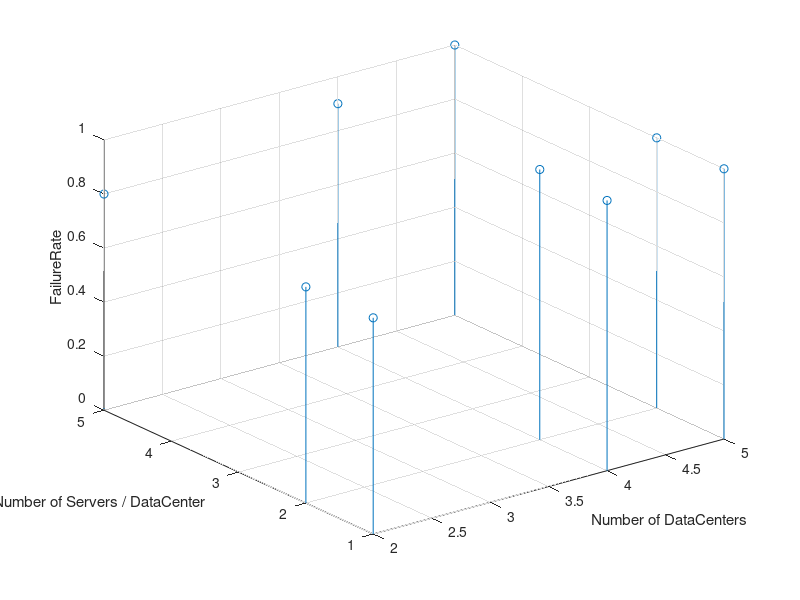
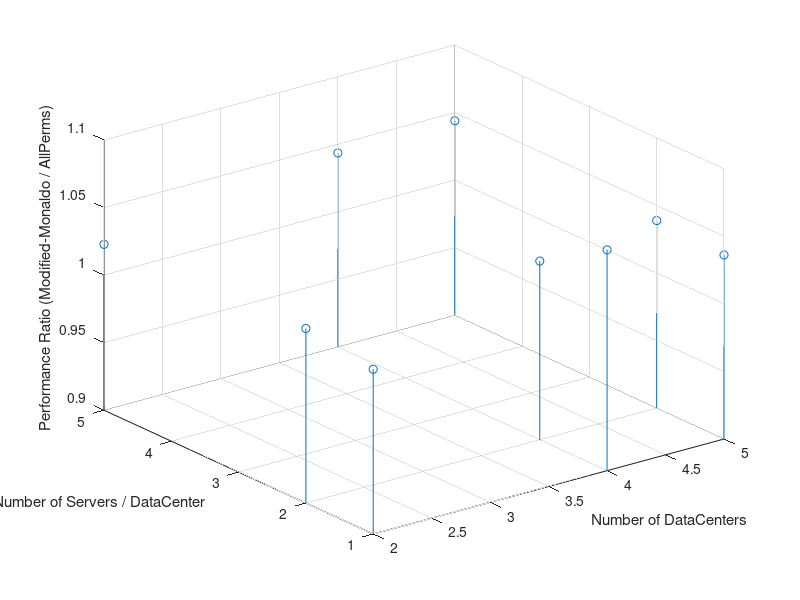

The MATLAB script that drew these images, in order:
%% load Data
load('exhaust_experiment1.mat');

%% All

% plot Number of DataCenters (X) and Number of Servers / DataCenter (Y)
%   against FailureRate
figure
stem3(Inputs(:,3),Inputs(:,4),Outputs(:,1));
xlabel('Number of DataCenters')
ylabel('Number of Servers / DataCenter');
zlabel('FailureRate');

% plot Number of DataCenters (X) and Number of Servers / DataCenter (Y)
%   against Performance Ratio (Modified-Monaldo / AllPerms)
figure
stem3(Inputs(:,3),Inputs(:,4),Outputs(:,2));
zlim([0.9,1.1]);
xlabel('Number of DataCenters')
ylabel('Number of Servers / DataCenter');
zlabel('Performance Ratio (Modified-Monaldo / AllPerms)');


